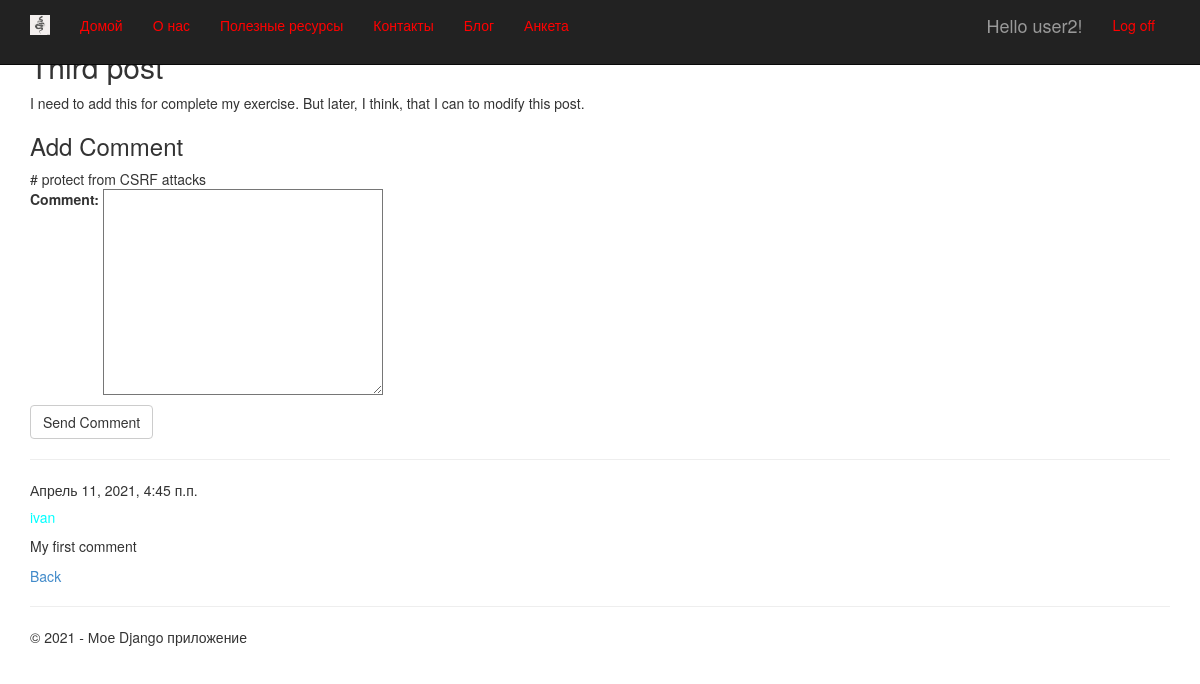
Screenshot of /3/ (signed in) with the database file from the repository.
### app/models.py (models this page shows, shortened)
class Blog(models.Model):
    title = models.CharField(max_length=100, unique_for_date='posted', verbose_name='Article')
    description = models.TextField(verbose_name='Synopsis') # Synopsis = short description
    content = models.TextField(verbose_name='Full description')
    posted = models.DateTimeField(default=datetime.now(), db_index=True, verbose_name='Publicated')
    author = models.ForeignKey(User, null=True, blank=True, on_delete = models.SET_NULL, verbose_name = "Author")
    class Meta:
        db_table = 'Posts'                  # name of the DB table
        ordering = ['-posted']              # order of sort data in model ("-" - descending)
        verbose_name = 'blog post'          # name that can we see in administration module
        verbose_name_plural = 'blog post'   # for all posts in blog

class Comment(models.Model):
    text = models.TextField(verbose_name = "Comment")
    date = models.DateTimeField(default=datetime.now(), db_index=True, verbose_name='Date')
    author = models.ForeignKey(User, on_delete=models.CASCADE, verbose_name='Author')
    post = models.ForeignKey(Blog, on_delete=models.CASCADE, verbose_name='Post')
    class Meta:
        db_table = 'Comments'
        verbose_name = 'Comment'
        verbose_name_plural = 'Comments for blog posts'
        ordering = ['-date']

### app/views.py (the view)
# urls.py: url(r'^(?P<parametr>\d+)/$', app.views.blogpost, name='blogpost'),
def blogpost(request, parametr):
    post_1 = Blog.objects.get(id=parametr)      # query for choose specific post by parametr
    comments = Comment.objects.filter(post=parametr)
    if request.method == 'POST': # after send data to server by method - POST
        form = CommentForm(request.POST)
        if form.is_valid():
            comment_f = form.save(commit=False)
            comment_f.author = request.user # добавляем (так как этого поля нет в форме) в модель Комментария (Comment)
            comment_f.date = datetime.now() # добавляем в модель Комментария (Comment) текущую дату
            comment_f.post = Blog.objects.get(id=parametr) # добавляем в модель Комментария (Comment) статью, для которой данный комментарий
            comment_f.save() # сохраняем изменения после добавления полей
            return redirect('blogpost', parametr=post_1.id) # переадресация на ту же страницу статьи после отправки комментария
    else:
        form = CommentForm() # создание формы для ввода комментария
    assert isinstance(request, HttpRequest)
    return render(
        request,
        'app/blogpost.html',
        {
            'post_1': post_1,             # transfer specific post for template of web-page
            'comments': comments,
            'form': form,
            'year': datetime.now().year,
        }
    )

### app/forms.py
class CommentForm(forms.ModelForm):
    class Meta:
        model = Comment # using model
        fields = ('text',)  # need to add info only to field text
        labels = {'text': "Comment"}    # label for field text

### app/templates/app/blogpost.html
﻿{% extends "app/layout.html" %}
{% block content %}
    <h2> {{ post_1.title }}</h2>
    <p> {{ post_1.content|linebreaksbr }} </p>
    {% if user.is_authenticated %}
        <h3>Add Comment</h3>
        <form method="post">
            {% csrf_token %}        # protect from CSRF attacks
            <div>
                {{ form.as_p }}
                <button type="submit" class="save btn btn-default">Send Comment</button>
            </div>
        </form>
    {% else %}
        <h3>Please, authorise for add a comment</h3>
    {% endif %}
    {% for comment in comments %}
        <hr />
        <h7> {{ comment.date }} </h7>
        <h5> {{ comment.author }} </h5>
        <p> {{ comment.text|linebreaksbr }} </p>
    {% endfor %}
    <p><a href="{% url 'blog' %}"> Back </a></p>
{% endblock %}

### app/templates/app/loginpartial.html (shortened to what this page needs)
﻿{% if user.is_authenticated %}
<form id="logoutForm" action="/logout" method="post" class="navbar-right">
    <ul class="nav navbar-nav navbar-right">
        <li><span class="navbar-brand">Hello {{ user.username }}!</span></li>
        <li><a href="javascript:document.getElementById('logoutForm').submit()">Log off</a></li>
    </ul>
</form>
{% else %}
<ul class="nav navbar-nav navbar-right">
    <li><a href="{% url 'login' %}">Log in</a></li>
</ul>
{% endif %}

### app/static/app/content/site.css (style rules this page uses)
body { padding-top: 10px; padding-bottom: 10px; }
input, select, textarea { max-width: 280px; }
h5 { color: aqua; }

### rows the page displays
Blog: title "Third post", content "I need to add this for complete my exercise. But later, I think, that I can to modify this post."
Comment: date "Апрель 11, 2021, 4:45 п.п.", author "ivan", text "My first comment"

### other values shown
{{ user.username }} "user2"
